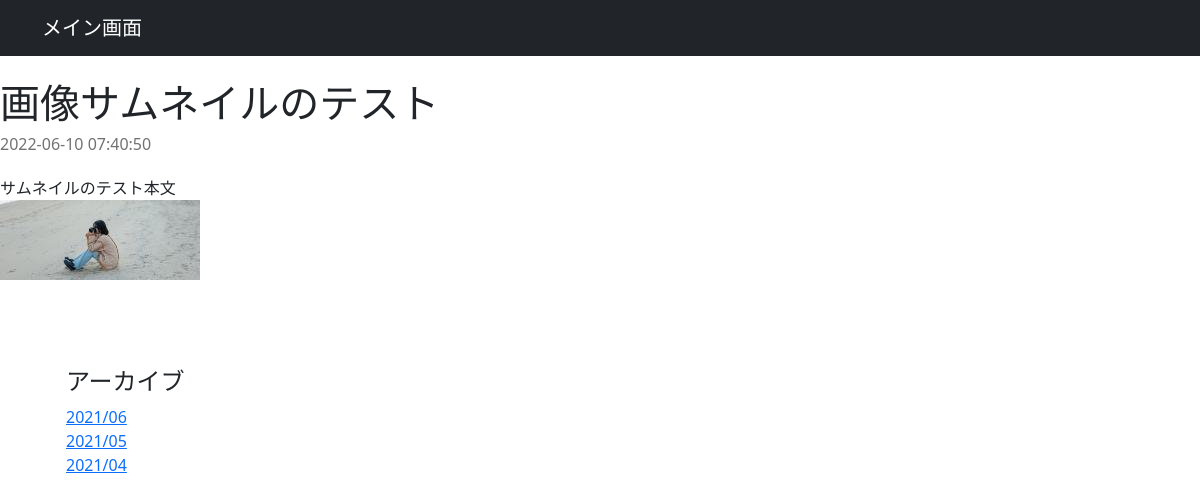
The app's page /view.php?id=26 with its own data.
### tables this page shows
CREATE TABLE `articles` (
  `id` int(11) NOT NULL,
  `title` varchar(255) NOT NULL,
  `body` text NOT NULL,
  `category_id` int(11) DEFAULT NULL,
  `is_delete` tinyint(4) NOT NULL DEFAULT 0,
  `filename` varchar(100) DEFAULT NULL,
  `created_at` datetime NOT NULL,
  `updated_at` datetime NOT NULL
);

### lib/connect.php (called while the page is built, shortened)
<?php
class connect{
  public function __construct(){
    $dsn = "mysql:host=".self::HOST.";dbname=".self::DB_NAME.";charset=utf8mb4";
    try {
      $this->dbh = new PDO($dsn, self::USER, self::PASS);
    } catch(Exception $e){
      exit($e->getMessage());
    }
  }
}
?>

### lib/queryArticle.php (called while the page is built, shortened)
<?php
class QueryArticle extends connect{
    public function find($id){
                $stmt = $this->dbh->prepare("SELECT * FROM articles WHERE id=:id AND is_delete=0");
        $stmt->bindParam(':id', $id, PDO::PARAM_INT);
        $stmt->execute();
        $result = $stmt->fetch(PDO::FETCH_ASSOC);
        $article = null;
        if ($result){
          $article = new Article();
          $article->setId($result['id']);
          $article->setTitle($result['title']);
          $article->setBody($result['body']);
          $article->setFilename($result['filename']);
          $article->setCreatedAt($result['created_at']);
          $article->setUpdatedAt($result['updated_at']);
        }
        return $article;
      }
}

### lib/article.php (called while the page is built, shortened)
<?php
class Article{
  private $title = null;
  private $body = null;
  private $filename = null;
  private $created_at = null;
  public function getTitle(){
    return $this->title;
  }
  public function getBody(){
    return $this->body;
  }
  public function getFilename(){
    return $this->filename;
  }
  public function getCreatedAt(){
    return $this->created_at;
  }
  public function setTitle($title){
    $this->title = $title;
  }
  public function setBody($body){
    $this->body = $body;
  }
  public function setFilename($filename){
    $this->filename = $filename;
  }
  public function setCreatedAt($created_at){
    $this->created_at = $created_at;
  }
}

### view.php (the view, shortened to what this page needs)
<?php
  include 'lib/connect.php';
  include 'lib/queryArticle.php';
  include 'lib/article.php';
if (!empty($_GET['id'])){
  $id = intval($_GET['id']);
  $queryArticle = new QueryArticle();
  $article = $queryArticle->find($id);
} else {
  $article = null;
}
?>
<!doctype html>
<html lang="ja">
  <head>
    <?php if ($article): ?>
      <article class="blog-post">
        <h2 class="blog-post-title"><?php echo $article->getTitle() ?></h2>
        <p class="blog-post-meta"><?php echo $article->getCreatedAt() ?></p>
        <?php echo nl2br($article->getBody()) ?>
        <?php if ($article->getFilename()): ?>
        <div>
          <a href="./album/<?php echo $article->getFilename() ?>" target="_blank">
            <img src="./album/thumbs-<?php echo $article->getFilename() ?>" class="img-fluid">
          </a>
        </div>
        <?php endif ?>
      </article>
<?php else: ?>
      <div class="alert alert-success">
        <p>記事はありません。</p>
      </div>
<?php endif ?>
    <link href="./css/bootstrap.min.css" rel="stylesheet">
    <link href="./css/blog.css" rel="stylesheet">
  </head>
  <body>
<nav class="navbar navbar-expand-md navbar-dark bg-dark fixed-top">
  <div class="container">
    <a class="navbar-brand" href="/blog/">メイン画面</a>
  </div>
</nav>
<main class="container">
  <div class="row">
    <div class="col-md-8">
      <div class="p-4">
        <h4>アーカイブ</h4>
        <ol class="list-unstyled mb-0">
          <li><a href="#">2021/06</a></li>
          <li><a href="#">2021/05</a></li>
          <li><a href="#">2021/04</a></li>
        </ol>
      </div>
    </div>
  </div>
</main>
  </body>
</html>

### css/blog.css (style rules this page uses)
h1, h2, h3, h4, h5, h6 { font-family: sans-serif; }
.blog-post { margin-bottom: 4rem; }
.blog-post-title { margin-bottom: .25rem; font-size: 2.5rem; }
.blog-post-meta { margin-bottom: 1.25rem; color: #727272; }

### view.php (style rules this page uses)
body { padding-top: 5rem; }

### records on screen
articles: title "画像サムネイルのテスト", created_at "2022-06-10 07:40:50", body "サムネイルのテスト本文", filename (picture)
